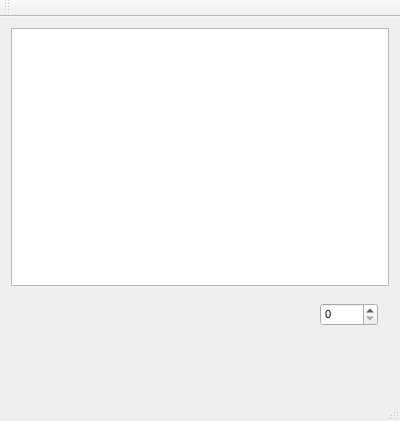
<?xml version="1.0" encoding="UTF-8"?>
<ui version="4.0">
 <class>MainWindow</class>
 <widget class="QMainWindow" name="MainWindow">
  <property name="geometry">
   <rect>
    <x>0</x>
    <y>0</y>
    <width>400</width>
    <height>421</height>
   </rect>
  </property>
  <property name="windowTitle">
   <string>MainWindow</string>
  </property>
  <widget class="QWidget" name="centralWidget">
   <layout class="QVBoxLayout" name="verticalLayout">
    <item>
     <widget class="QTableView" name="table">
      <property name="font">
       <font>
        <pointsize>20</pointsize>
       </font>
      </property>
      <property name="editTriggers">
       <set>QAbstractItemView::AnyKeyPressed|QAbstractItemView::DoubleClicked|QAbstractItemView::EditKeyPressed|QAbstractItemView::SelectedClicked</set>
      </property>
      <property name="selectionBehavior">
       <enum>QAbstractItemView::SelectItems</enum>
      </property>
      <attribute name="horizontalHeaderMinimumSectionSize">
       <number>125</number>
      </attribute>
      <attribute name="verticalHeaderVisible">
       <bool>false</bool>
      </attribute>
      <attribute name="verticalHeaderDefaultSectionSize">
       <number>45</number>
      </attribute>
     </widget>
    </item>
    <item>
     <widget class="QWidget" name="widget" native="true">
      <layout class="QHBoxLayout" name="horizontalLayout">
       <item>
        <widget class="QPushButton" name="previousButton">
         <property name="text">
          <string/>
         </property>
         <property name="icon">
          <iconset resource="resources.qrc">
           <normaloff>:/icons/previous</normaloff>:/icons/previous</iconset>
         </property>
         <property name="iconSize">
          <size>
           <width>32</width>
           <height>32</height>
          </size>
         </property>
         <property name="flat">
          <bool>true</bool>
         </property>
        </widget>
       </item>
       <item>
        <spacer name="horizontalSpacer">
         <property name="orientation">
          <enum>Qt::Horizontal</enum>
         </property>
         <property name="sizeHint" stdset="0">
          <size>
           <width>40</width>
           <height>20</height>
          </size>
         </property>
        </spacer>
       </item>
       <item>
        <widget class="QPushButton" name="playButton">
         <property name="text">
          <string/>
         </property>
         <property name="icon">
          <iconset resource="resources.qrc">
           <normaloff>:/icons/play</normaloff>:/icons/play</iconset>
         </property>
         <property name="iconSize">
          <size>
           <width>48</width>
           <height>48</height>
          </size>
         </property>
         <property name="flat">
          <bool>true</bool>
         </property>
        </widget>
       </item>
       <item>
        <spacer name="horizontalSpacer_2">
         <property name="orientation">
          <enum>Qt::Horizontal</enum>
         </property>
         <property name="sizeHint" stdset="0">
          <size>
           <width>20</width>
           <height>20</height>
          </size>
         </property>
        </spacer>
       </item>
       <item>
        <widget class="QPushButton" name="loopButton">
         <property name="text">
          <string/>
         </property>
         <property name="icon">
          <iconset resource="resources.qrc">
           <normaloff>:/icons/loop</normaloff>:/icons/loop</iconset>
         </property>
         <property name="iconSize">
          <size>
           <width>32</width>
           <height>32</height>
          </size>
         </property>
         <property name="checkable">
          <bool>true</bool>
         </property>
         <property name="flat">
          <bool>true</bool>
         </property>
        </widget>
       </item>
       <item>
        <widget class="QSpinBox" name="timeMax">
         <property name="font">
          <font>
           <pointsize>8</pointsize>
          </font>
         </property>
         <property name="maximum">
          <number>10000</number>
         </property>
        </widget>
       </item>
      </layout>
     </widget>
    </item>
    <item>
     <widget class="MAppliDisplay" name="display">
      <property name="minimumSize">
       <size>
        <width>0</width>
        <height>45</height>
       </size>
      </property>
      <property name="frameShape">
       <enum>QFrame::NoFrame</enum>
      </property>
     </widget>
    </item>
   </layout>
  </widget>
  <widget class="QMenuBar" name="menuBar">
   <property name="geometry">
    <rect>
     <x>0</x>
     <y>0</y>
     <width>400</width>
     <height>21</height>
    </rect>
   </property>
  </widget>
  <widget class="QToolBar" name="mainToolBar">
   <property name="iconSize">
    <size>
     <width>48</width>
     <height>48</height>
    </size>
   </property>
   <attribute name="toolBarArea">
    <enum>TopToolBarArea</enum>
   </attribute>
   <attribute name="toolBarBreak">
    <bool>false</bool>
   </attribute>
  </widget>
  <widget class="QStatusBar" name="statusBar"/>
 </widget>
 <layoutdefault spacing="6" margin="11"/>
 <customwidgets>
  <customwidget>
   <class>MAppliDisplay</class>
   <extends>QFrame</extends>
   <header>mapplidisplay.h</header>
   <container>1</container>
  </customwidget>
 </customwidgets>
 <resources>
  <include location="resources.qrc"/>
 </resources>
 <connections/>
</ui>
